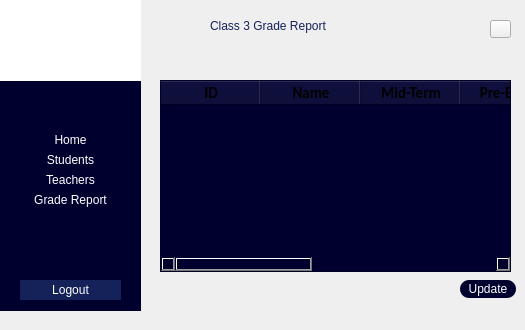
    <widget class="QWidget" name="page_Class_3_Grades_Report">
     <widget class="QFrame" name="frame_25">
      <property name="geometry">
       <rect>
        <x>0</x>
        <y>-10</y>
        <width>141</width>
        <height>321</height>
       </rect>
      </property>
      <property name="styleSheet">
       <string notr="true">background-color: rgb(0, 0, 47);</string>
      </property>
      <property name="frameShape">
       <enum>QFrame::Shape::StyledPanel</enum>
      </property>
      <property name="frameShadow">
       <enum>QFrame::Shadow::Raised</enum>
      </property>
      <widget class="QPushButton" name="pushButton_89">
       <property name="geometry">
        <rect>
         <x>20</x>
         <y>140</y>
         <width>101</width>
         <height>20</height>
        </rect>
       </property>
       <property name="styleSheet">
        <string notr="true">border-radius:0px;
color:white;
font: 700 10pt &quot;Calibri&quot;;
</string>
       </property>
       <property name="text">
        <string>Home</string>
       </property>
      </widget>
      <widget class="QPushButton" name="pushButton_90">
       <property name="geometry">
        <rect>
         <x>20</x>
         <y>200</y>
         <width>101</width>
         <height>20</height>
        </rect>
       </property>
       <property name="styleSheet">
        <string notr="true">border-radius:0px;
color:white;
font: 700 10pt &quot;Calibri&quot;;
</string>
       </property>
       <property name="text">
        <string>Grade Report</string>
       </property>
      </widget>
      <widget class="QPushButton" name="pushButton_91">
       <property name="geometry">
        <rect>
         <x>20</x>
         <y>290</y>
         <width>101</width>
         <height>20</height>
        </rect>
       </property>
       <property name="styleSheet">
        <string notr="true">background-color: rgb(21, 34, 89,255);
color:white;
font: 700 10pt &quot;Calibri&quot;;
border-color: rgb(21, 34, 89);
border-radius:0;
border-style:none;</string>
       </property>
       <property name="text">
        <string>Logout</string>
       </property>
      </widget>
      <widget class="QLabel" name="label_60">
       <property name="geometry">
        <rect>
         <x>0</x>
         <y>0</y>
         <width>141</width>
         <height>91</height>
        </rect>
       </property>
       <property name="styleSheet">
        <string notr="true">background-color: rgb(255, 255, 255);</string>
       </property>
       <property name="text">
        <string/>
       </property>
       <property name="pixmap">
        <pixmap resource="school-logo.qrc">:/school-logo/new/prefix1/images/School Logo.jpeg</pixmap>
       </property>
       <property name="scaledContents">
        <bool>true</bool>
       </property>
      </widget>
      <widget class="QPushButton" name="pushButton_92">
       <property name="geometry">
        <rect>
         <x>20</x>
         <y>160</y>
         <width>101</width>
         <height>20</height>
        </rect>
       </property>
       <property name="styleSheet">
        <string notr="true">border-radius:0px;
color:white;
font: 700 10pt &quot;Calibri&quot;;
</string>
       </property>
       <property name="text">
        <string>Students</string>
       </property>
      </widget>
      <widget class="QPushButton" name="pushButton_93">
       <property name="geometry">
        <rect>
         <x>20</x>
         <y>180</y>
         <width>101</width>
         <height>20</height>
        </rect>
       </property>
       <property name="styleSheet">
        <string notr="true">border-radius:0px;
color:white;
font: 700 10pt &quot;Calibri&quot;;
</string>
       </property>
       <property name="text">
        <string>Teachers</string>
       </property>
      </widget>
     </widget>
     <widget class="QLabel" name="label_25">
      <property name="geometry">
       <rect>
        <x>210</x>
        <y>10</y>
        <width>241</width>
        <height>31</height>
       </rect>
      </property>
      <property name="styleSheet">
       <string notr="true">color:rgba(21,34,89,255);
font: 700 20pt &quot;Calibri&quot;;
border-with:0px;
border-style:none;
qproperty-alignment:AlignCenter;</string>
      </property>
      <property name="text">
       <string>Class 3 Grade Report </string>
      </property>
     </widget>
     <widget class="QPushButton" name="pushButton_94">
      <property name="geometry">
       <rect>
        <x>490</x>
        <y>20</y>
        <width>21</width>
        <height>18</height>
       </rect>
      </property>
      <property name="styleSheet">
       <string notr="true"/>
      </property>
      <property name="text">
       <string/>
      </property>
      <property name="icon">
       <iconset resource="Profile-logo.qrc">
        <normaloff>:/Profile-logo/new/prefix1/images/Profile icon.png</normaloff>:/Profile-logo/new/prefix1/images/Profile icon.png</iconset>
      </property>
     </widget>
     <widget class="QTableWidget" name="tableWidget_10">
      <property name="geometry">
       <rect>
        <x>160</x>
        <y>80</y>
        <width>351</width>
        <height>192</height>
       </rect>
      </property>
      <property name="styleSheet">
       <string notr="true">background-color: rgb(0, 0, 47);</string>
      </property>
      <column>
       <property name="text">
        <string>ID</string>
       </property>
       <property name="font">
        <font>
         <family>Calibri</family>
         <pointsize>11</pointsize>
         <bold>true</bold>
        </font>
       </property>
      </column>
      <column>
       <property name="text">
        <string>Name</string>
       </property>
       <property name="font">
        <font>
         <family>Calibri</family>
         <pointsize>11</pointsize>
         <bold>true</bold>
        </font>
       </property>
      </column>
      <column>
       <property name="text">
        <string>Mid-Term</string>
       </property>
       <property name="font">
        <font>
         <family>Calibri</family>
         <pointsize>11</pointsize>
         <bold>true</bold>
        </font>
       </property>
      </column>
      <column>
       <property name="text">
        <string>Pre-Board</string>
       </property>
       <property name="font">
        <font>
         <family>Calibri</family>
         <pointsize>11</pointsize>
         <bold>true</bold>
        </font>
       </property>
      </column>
      <column>
       <property name="text">
        <string>Total Marks</string>
       </property>
       <property name="font">
        <font>
         <family>Calibri</family>
         <pointsize>11</pointsize>
         <bold>true</bold>
        </font>
       </property>
      </column>
      <column>
       <property name="text">
        <string>Obtained Marks</string>
       </property>
       <property name="font">
        <font>
         <family>Calibri</family>
         <pointsize>11</pointsize>
         <bold>true</bold>
        </font>
       </property>
      </column>
      <column>
       <property name="text">
        <string>Grades</string>
       </property>
       <property name="font">
        <font>
         <family>Calibri</family>
         <pointsize>11</pointsize>
         <bold>true</bold>
        </font>
       </property>
      </column>
     </widget>
     <widget class="QPushButton" name="pushButton_95">
      <property name="geometry">
       <rect>
        <x>460</x>
        <y>280</y>
        <width>56</width>
        <height>18</height>
       </rect>
      </property>
      <property name="styleSheet">
       <string notr="true">background-color: rgb(0, 0, 47);
color: rgb(255, 255, 255);
border-style:solid;
border-radius:9px;</string>
      </property>
      <property name="text">
       <string>Update</string>
      </property>
     </widget>
    </widget>
